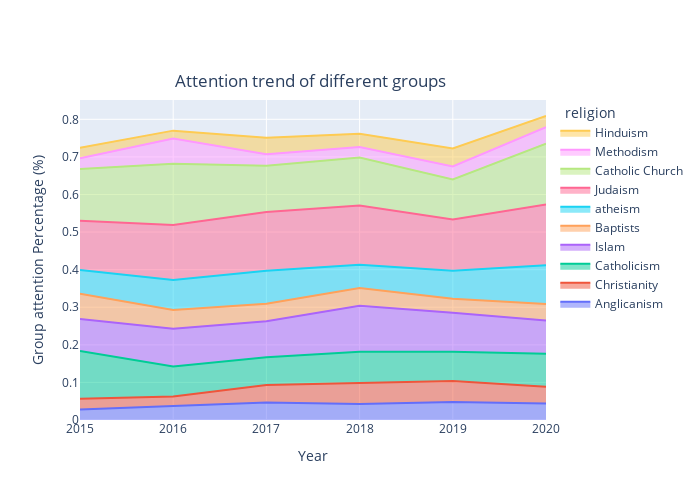

Here is the notebook cell this chart was saved with:
### Code cell
#plot the attention trend based on feature['date_of_birth', 'nationality', 'gender', 'ethnic_group', 'occupation', 'religion']
feature='religion'
fig=go.Figure()
Data=attention_trend_by_feature(feature)

# fig = px.bar(Data, x='year', y='relative_number',color=feature,width=850,height=700, title=feature+' top10 distribution')
for i in set(Data[feature]):

    fig.add_trace(go.Scatter(x=Data[Data[feature]==i]['year'], y=Data[Data[feature]==i]['relative_number'],mode='lines',name=i))
#Adjusting the format of the figure
fig.update_traces(overwrite=True, stackgroup='one')
width=700
height = 500
fig.update_layout(
    title_text='Attention trend of different groups',
    title_x=0.25,
    title_y=0.85,
    width=width,
    height=height,
    legend_title="  "+feature,
    xaxis_title="Year",
    yaxis_title="Group attention Percentage (%)",

    
)

# fig.update_layout(legend=dict(
#     orientation="h",  # 开启水平显示
#     yanchor="bottom",
#     y=-0.5,
#     xanchor="right",
#     x=1
# ))
fig.write_image(feature+' Attention trend of different groups.png', scale=2)
fig.show()
fig.write_html(feature+' Attention trend of different groups.html')
# Image('Attention trend of different groups.png')

#plot the attention trend based on feature['date_of_birth', 'nationality', 'gender', 'ethnic_group', 'occupation', 'religion']

Image('Attention trend of different groups.png')

### Figure 1 — Plotly figure (JSON) as saved in the notebook; plotly's stock layout.template omitted (floating-point values rounded to 4 significant figures)
{"data": [{"mode": "lines", "name": "Anglicanism", "stackgroup": "one", "type": "scatter", "x": [2015, 2016, 2017, 2018, 2019, 2020], "y": [0.02827, 0.03766, 0.04658, 0.04245, 0.048, 0.04412]}, {"mode": "lines", "name": "Christianity", "stackgroup": "one", "type": "scatter", "x": [2015, 2016, 2017, 2018, 2019, 2020], "y": [0.02827, 0.0251, 0.04658, 0.0566, 0.056, 0.04412]}, {"mode": "lines", "name": "Catholicism", "stackgroup": "one", "type": "scatter", "x": [2015, 2016, 2017, 2018, 2019, 2020], "y": [0.1272, 0.0795, 0.07397, 0.08255, 0.07733, 0.08824]}, {"mode": "lines", "name": "Islam", "stackgroup": "one", "type": "scatter", "x": [2015, 2016, 2017, 2018, 2019, 2020], "y": [0.08481, 0.1004, 0.09589, 0.1226, 0.104, 0.08824]}, {"mode": "lines", "name": "Baptists", "stackgroup": "one", "type": "scatter", "x": [2015, 2016, 2017, 2018, 2019, 2020], "y": [0.06714, 0.05021, 0.04658, 0.04717, 0.03733, 0.04412]}, {"mode": "lines", "name": "atheism", "stackgroup": "one", "type": "scatter", "x": [2015, 2016, 2017, 2018, 2019, 2020], "y": [0.0636, 0.0795, 0.08767, 0.06132, 0.07467, 0.1029]}, {"mode": "lines", "name": "Judaism", "stackgroup": "one", "type": "scatter", "x": [2015, 2016, 2017, 2018, 2019, 2020], "y": [0.1307, 0.1464, 0.1562, 0.158, 0.136, 0.1618]}, {"mode": "lines", "name": "Catholic Church", "stackgroup": "one", "type": "scatter", "x": [2015, 2016, 2017, 2018, 2019, 2020], "y": [0.1378, 0.1632, 0.1233, 0.1274, 0.1067, 0.1618]}, {"mode": "lines", "name": "Methodism", "stackgroup": "one", "type": "scatter", "x": [2015, 2016, 2017, 2018, 2019, 2020], "y": [0.02827, 0.06695, 0.03014, 0.0283, 0.03467, 0.04412]}, {"mode": "lines", "name": "Hinduism", "stackgroup": "one", "type": "scatter", "x": [2015, 2016, 2017, 2018, 2019, 2020], "y": [0.02827, 0.02092, 0.04384, 0.03538, 0.048, 0.02941]}], "layout": {"height": 500, "legend": {"title": {"text": "  religion"}}, "title": {"text": "Attention trend of different groups", "x": 0.25, "y": 0.85}, "width": 700, "xaxis": {"title": {"text": "Year"}}, "yaxis": {"title": {"text": "Group attention Percentage (%)"}}}}
